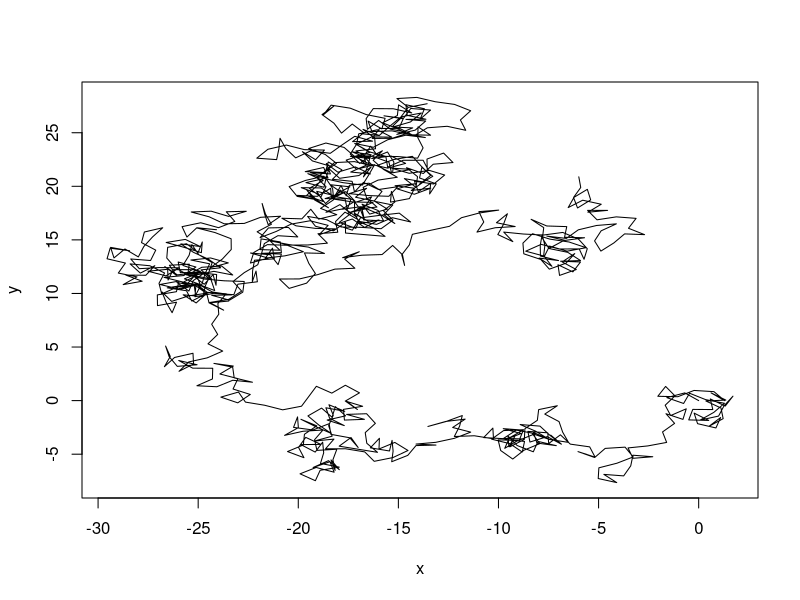
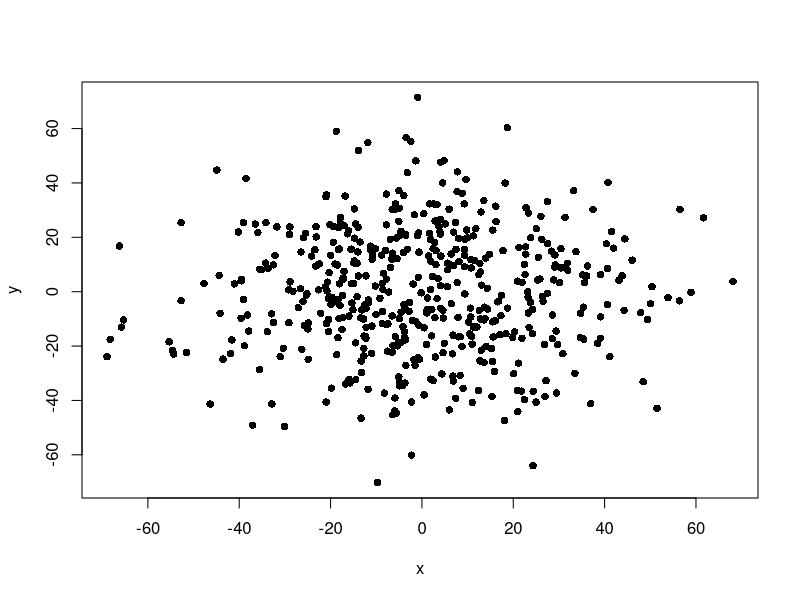
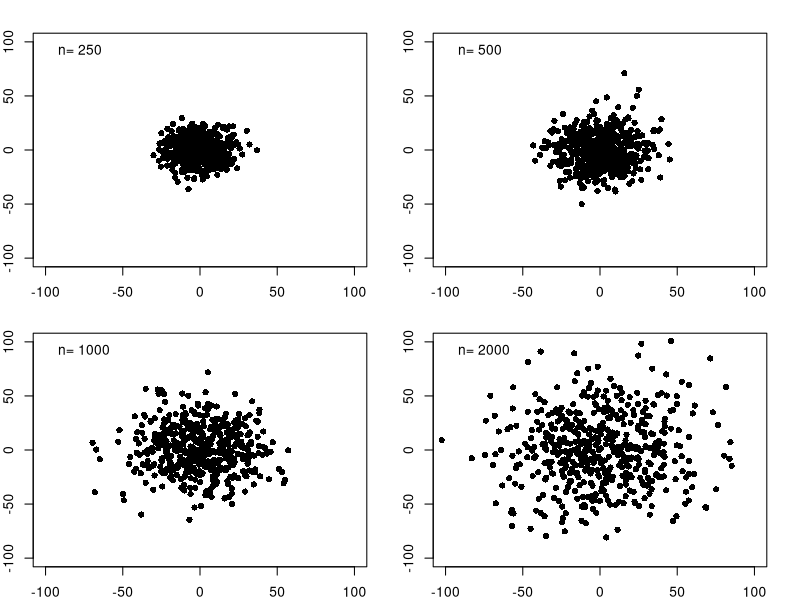
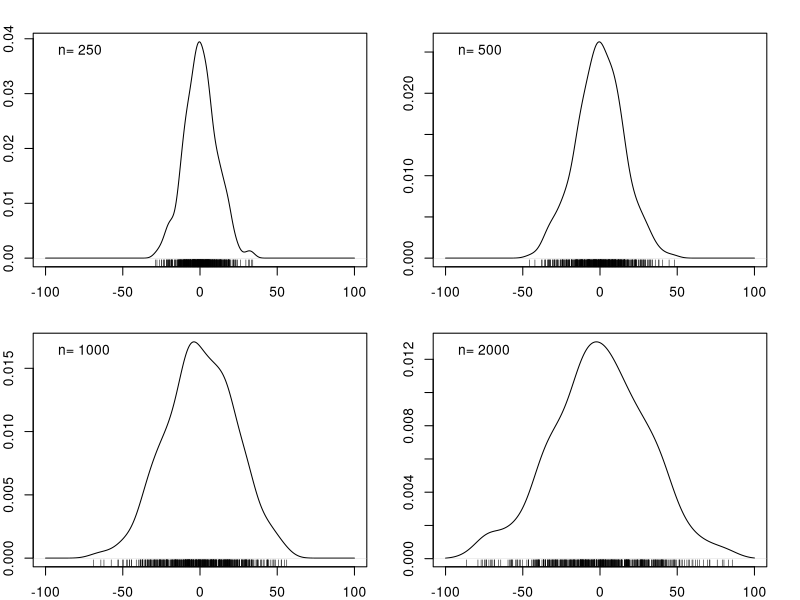
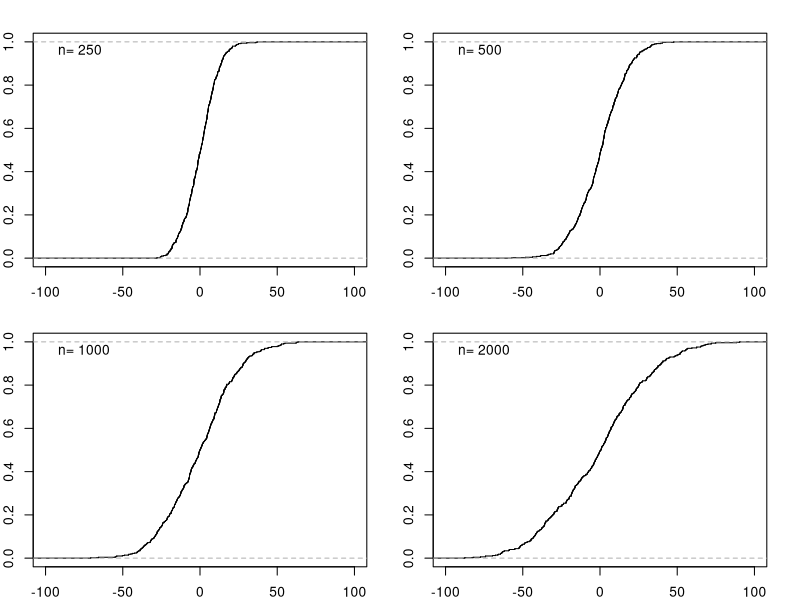
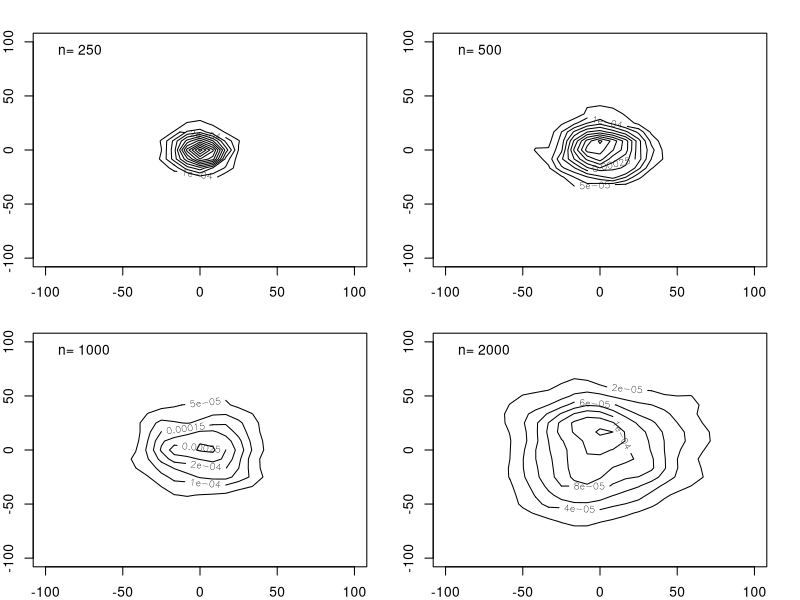
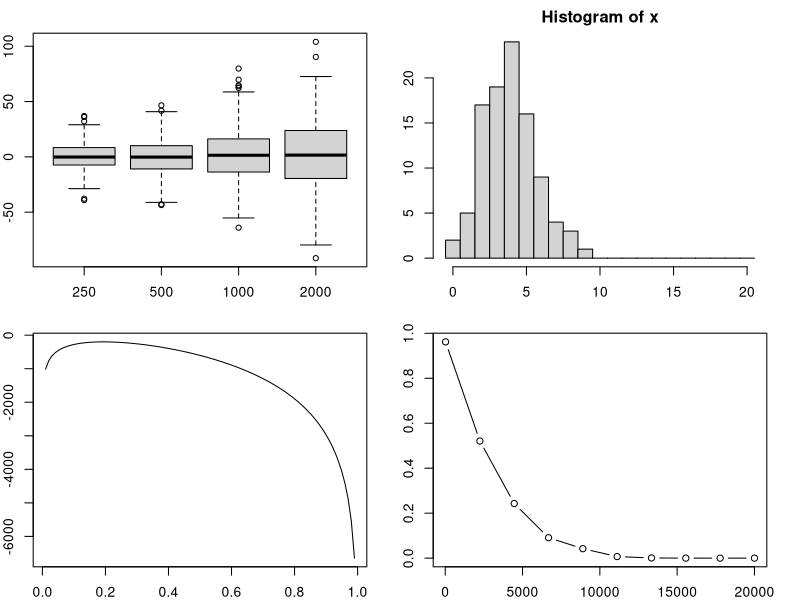
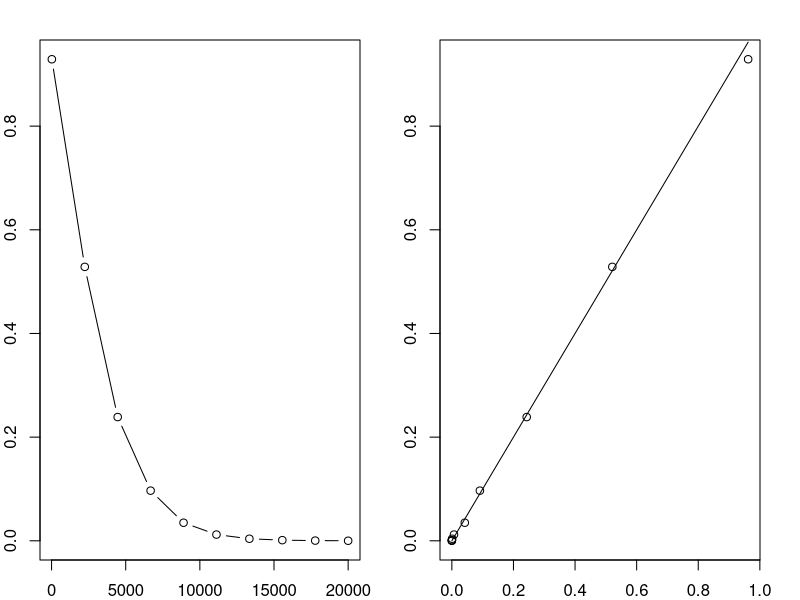

These figures' R source, in order:
## ---- chunk 1
solution <- FALSE
results <- FALSE
knitr::opts_chunk$set(echo=solution,include=results)
set.seed(1)
# to render:
# rmarkdown::render("~/Documents/Programming/R/geostats/quizzes/extra.Rmd")
# then parse into separate PDFs using parsextra.R
## ---- chunk 2
   # brownian motion for one particle:
   brown <- function(xy0=rep(0,2),n=1000){
      xy <- matrix(rep(xy0,n),ncol=2,byrow=TRUE)
      d <- runif(n,min=0,max=2*pi) # random directions
      for (i in 2:n){
         dx <- cos(d[i])
	 dy <- sin(d[i])
	 xy[i,1] <- xy[i-1,1] + dx
	 xy[i,2] <- xy[i-1,2] + dy
      }
      return(xy)
   }
   xy <- brown()
   plot(xy,type='l',xlab='x',ylab='y')
## ---- chunk 3
   n <- 1000
   N <- 500
   xyf <- matrix(NA,nrow=N,ncol=2)
   for (i in 1:N){
      xyf[i,] <- brown(n=n)[n,]
   }
   plot(xyf,type='p',pch=16,xlab='x',ylab='y')
## ---- chunk 4
   cloud <- function(n=1000,N=500,plot=TRUE,...){
      xyf <- matrix(NA,nrow=N,ncol=2)
      for (i in 1:N){
         xyf[i,] <- brown(n=n)[n,]
      }
      if (plot) plot(xyf,pch=16,xlab='x',ylab='y',...)
      invisible(xyf) # returns the values without printing them at the console
   }

   par(mfrow=c(2,2),mar=rep(2,4))
   lims <- c(-100,100)
   ns <- c(250,500,1000,2000)
   for (n in ns){
      cloud(n=n,xlim=lims,ylim=lims)
      legend('topleft',legend=paste('n=',n),bty='n')
   }
## ---- chunk 5
   par(mfrow=c(2,2),mar=rep(2,4))
   for (n in ns){
      xy <- cloud(n=n,plot=FALSE)
      d <- density(xy[,1],from=-100,to=100)
      plot(d,main='')
      rug(xy[,1])
      legend('topleft',legend=paste('n=',n),bty='n')
   }
   for (n in ns){
      xy <- cloud(n=n,plot=FALSE)
      d <- ecdf(xy[,1])
      plot(d,xlim=c(-100,100),main='',verticals=TRUE,pch=NA)
      legend('topleft',legend=paste('n=',n),bty='n')
   }
## ---- chunk 6
   par(mfrow=c(2,2),mar=rep(2,4))
   lims <- c(-100,100)
   for (n in ns){
      xy <- cloud(n=n,plot=FALSE)
      d2d <- MASS::kde2d(x=xy[,1],y=xy[,2],lims=rep(lims,2))
      contour(d2d,xlim=lims,ylim=lims)
      legend('topleft',legend=paste('n=',n),bty='n')
   }
## ---- chunk 7
   nn <- length(ns)
   tab <- data.frame(means=rep(0,nn),medians=rep(0,nn),sds=rep(0,nn),iqrs=rep(0,nn))
   for (i in 1:nn){
      x <- cloud(n=ns[i],plot=FALSE)[,1]
      tab[i,'means'] <- mean(x)
      tab[i,'medians'] <- median(x)
      tab[i,'sds'] <- sd(x)
      tab[i,'iqrs'] <- IQR(x)
   }
   tab
## ---- chunk 8
   dat <- list()
   for (i in 1:nn){
      dat[[i]] <- cloud(n=ns[i],plot=FALSE)[,1]
   }
   names(dat) <- ns
   boxplot(dat)
## ---- chunk 9
   len <- 8 # length of the password
   nupper <- 26 # A -> Z
   nlower <- 26 # a -> z
   ndigit <- 10 # 0 -> 9
   # total number of 8-character strings:
   N <- (nupper+nlower+ndigit)^len
   # remove all the passwords with no uppercase letter, lowercase letter, or digit:
   N <- N - (nlower+ndigit)^len - (nupper+ndigit)^len - (nlower+nupper)^len
   # But then you removed some passwords twice. You must add back all passwords with
   # no lowercase AND no uppercase, no lowercase AND no digit, or no uppercase AND no digit:
   N <- N + ndigit^len + nupper^len + nlower^len
   # hence the total number of passwords is
   print(N)
## ---- chunk 10
   set.seed(2) # to get reproducible results (comment out for truly random values)
   p <- runif(1)
   print(p)
## ---- chunk 11
   n <- 20
   r <- runif(n)
   print(sum(r<p))
## ---- chunk 12
   N <- 100
   m <- matrix(runif(n*N),nrow=N,ncol=n)
   x <- rowSums(m<p)
   h <- hist(x,breaks=seq(from=-0.5,to=20.5,by=1))
## ---- chunk 13
   phat <- 0.5 # example value
   d <- dbinom(x=x, size=n, prob=phat)
## ---- chunk 14
   d <- dbinom(x=x, size=n, prob=phat, log=TRUE)
   LL <- sum(d)
   print(LL)
## ---- chunk 15
   phat <- seq(from=0.01,to=0.99,by=0.01) # values of 0 and 1 don't work
   np <- length(phat)
   LL <- rep(0,np)
   for (i in 1:np){
   d <- dbinom(x=x, size=n, prob=phat[i], log=TRUE)
   LL[i] <- sum(d)
   }
   plot(phat,LL,type='l')
## ---- chunk 16
   i <- which.max(LL)
   message('phat=',phat[i],', p=',signif(p,2))
## ---- chunk 17
   n <- 20
   p <- 0.52
   r <- rbinom(n=1,size=n,prob=p)
## ---- chunk 18
   alpha <- 0.05
   p0 <- 0.5
   h <- binom.test(x=r,n=n,p=p0)
   message('The data ',ifelse(h$p.value<alpha,'fail','pass'),' the test')
## ---- chunk 19
   N <- 1000
   r <- rbinom(n=N,size=n,prob=p)
   npass <- 0
   for (i in 1:N){
      h <- binom.test(x=r[i],n=n,p=p0)
      if (h$p.value>alpha) npass <- npass + 1
   }
   npass/N
## ---- chunk 20
   # write a function to avoid duplicate code:
   btest <- function(n=20,N=1000,p=0.52,p0=0.5,alpha=0.05){
      r <- rbinom(n=N,size=n,prob=p)
      npass <- 0
      for (i in 1:N){
         h <- binom.test(x=r[i],n=n,p=p0)
      	 if (h$p.value>alpha) npass <- npass + 1
      }
      npass/N
   }

   # use the function
   btest(n=200,p=p)
## ---- chunk 21
   nt <- 10 # number of tests
   nn <- seq(from=20,to=20000,length.out=nt)
   pp <- rep(0,nt)
   for (i in 1:nt){
      pp[i] <- btest(n=nn[i],p=p)
   }
   plot(x=nn,y=pp,type='b',xlab='sample size',ylab='probability of type-2 error')
## ---- chunk 22
   type2 <- function(n=20,p=0.52,p0=0.5){
      # rejection region of a two-sided binomial test for p=0.5
      ll <- qbinom(p=0.025,size=n,prob=p0) # lower limit
      ul <- qbinom(p=0.975,size=n,prob=p0) # upper limit
      # compute the probabilities of erroneously accepted values
      return(pbinom(q=ul,size=n,prob=p)-pbinom(q=ll,size=n,prob=p))
   }

   pp2 <- rep(0,nt)
   for (i in 1:nt){
      pp2[i] <- type2(n=nn[i],p=p)
   }
   par(mfrow=c(1,2))
   plot(x=nn,y=pp2,type='b',xlab='sample size',ylab='probability of type-2 error')
   plot(x=pp,y=pp2,xlab='numerical',ylab='analytical')
   lines(range(pp),range(pp))
## ---- chunk 23
   # define a function to avoid future duplication of code:
   bci <- function(n=20,N=10,p=0.5){
      out <- matrix(0,nrow=3,ncol=N)
      rownames(out) <- c('r','ll','ul')
      out['r',] <- rbinom(n=N,size=n,prob=p)
      for (i in 1:N){
         h <- binom.test(out['r',i],n=n)
	 out[c('ll','ul'),i] <- h$conf.int
      }
      return(out)
   }

   # use the new function:
   rci <- bci(p=0.55)
   print(rci)
## ---- chunk 24
   plotrci <- function(rci,...){
      N <- ncol(rci)
      plot(1:N,rci['r',]/n,pch=16,ylim=c(0,1),bty='n',xlab='i',ylab='p',...)
      arrows(x0=1:N,y0=rci['ll',],y1=rci['ul',],length=0.1,angle=90,code=3)
   }
   plotrci(rci)
## ---- chunk 25
   # write function to avoid future duplication:
   bciexplorer <- function(n=20,N=10,p=0.5,p0=0.5){
      rci <- bci(n=n,N=N,p=p)
      overlap <- sum(p0>rci['ll',] & p0<rci['ul',])
      tit <- paste0(overlap,'/',N,' overlapping') # title
      plotrci(rci,main=tit)
      lines(x=1:N,y=rep(p0,N),lty=2)
   }

   # use the function:
   bciexplorer(n=20,N=10,p=0.55,p0=0.5)
## ---- chunk 26
   par(mfrow=c(1,2))
   bciexplorer(n=200,N=10,p=0.55,p0=0.5)
   bciexplorer(n=2000,N=10,p=0.55,p0=0.5)
## ---- chunk 27
   randgrid <- function(n=1000,m=0,M=500,bw=20){
      x <- runif(n,min=m,max=M)
      y <- runif(n,min=m,max=M)
      plot(x=x,y=y,pch=16)
      g <- seq(from=m,to=M,by=bw)
      ng <- length(g)
      matlines(x=rbind(rep(m,ng),rep(M,ng)),y=rbind(g,g),lty=3,col='black')
      matlines(x=rbind(g,g),y=rbind(rep(m,ng),rep(M,ng)),lty=3,col='black')
      xy <- cbind(x,y)
      invisible(xy)
   }
   randgrid()
## ---- chunk 28
   # this function solves the problem with a for-loop
   # this is not the fastest solution, but it is the easiest:
   bingrid <- function(xy,bw=20){
      breaks <- seq(from=0,to=100,by=bw)
      nbins <- length(breaks)-1
      counts <- rep(NA,nbins^2)
      for (i in 1:nbins){
         for (j in 1:nbins){
	    xinbin <- (xy[,1]>=breaks[i] & xy[,1]<breaks[i+1])
	    yinbin <- (xy[,2]>=breaks[j] & xy[,2]<breaks[j+1])
	    ii <- (i-1)*nbins + j
	    counts[ii] <- sum(xinbin & yinbin)
         }
      }
      hist(counts,breaks=max(counts)+1)
      invisible(counts)
   }
   bingrid(xy)
## ---- chunk 29
   par(mfcol=c(2,3))
   for (i in 1:3){
      counts <- bingrid(xy=randgrid())
      m <- mean(counts)
      v <- var(counts)
      message('mean=',signif(m,2),', var=',signif(v,2))
   }
## ---- chunk 30
   ell <- function(n=1,a=1,b=1,alpha=0){
      beta <- runif(n,min=0,max=2*pi) # random directions
      dx <- a*cos(alpha)*cos(beta) - b*sin(alpha)*sin(beta)
      dy <- a*sin(alpha)*cos(beta) + b*cos(alpha)*sin(beta)
      cbind(dx,dy)
   }

   # brownian motion for one particle:
   brown <- function(xy0=rep(0,2),n=1000,a=1,b=1,alpha=0){
      xy <- matrix(rep(xy0,n),ncol=2,byrow=TRUE)
      dxy <- ell(n=n,a=a,b=b,alpha=alpha)
      for (i in 2:n){
         xy[i,1] <- xy[i-1,1] + dxy[i,1]
         xy[i,2] <- xy[i-1,2] + dxy[i,2]
      }
      return(xy)
   }
   xy <- brown(a=2,b=0.5,alpha=pi/4)
   plot(xy,type='l',xlab='x',ylab='y',asp=1)

   n <- 1000
   N <- 500
   xyf <- matrix(NA,nrow=N,ncol=2)
   for (i in 1:N){
      xyf[i,] <- brown(n=n,a=2,b=0.5,alpha=pi/4)[n,]
   }
   plot(xyf,type='p',pch=16,xlab='x',ylab='y',asp=1)
## ---- chunk 31
   cloud <- function(n=1000,N=500,plot=TRUE,a=1,b=1,alpha=0,...){
      xyf <- matrix(NA,nrow=N,ncol=2)
      for (i in 1:N){
         xyf[i,] <- brown(n=n,a=a,b=b,alpha=alpha)[n,]
      }
      if (plot) plot(xyf,pch=16,xlab='x',ylab='y',...)
      invisible(xyf)
   }

   par(mfrow=c(2,2),mar=rep(2,4))
   lims <- c(-150,150)
   a <- c(1,2  ,2  ,2)
   b <- c(1,0.5,0.5,0.5)
   alpha <- c(0,pi/4,-pi/4,0)
   n <- 1000
   for (i in 1:4){
      cloud(n=n,xlim=lims,ylim=lims,a=a[i],b=b[i],alpha=alpha[i],asp=1)
      mtext(text=paste0('a=',a[i],', b=',b[i]),line=1)
      adeg <- signif(alpha[i]*180/pi,2)
      mtext(text=substitute(alpha~'='~a~degree,list(a=adeg)),line=0)
   }
## ---- chunk 32
   a <- c(1,2  ,2  ,2)
   b <- c(1,0.5,0.5,0.5)
   alpha <- c(0,pi/4,-pi/4,0)
   n <- 1000
   N <- 500
   xyf <- matrix(NA,nrow=N,ncol=2)
   for (i in 1:4){
      for (j in 1:N){
         xyf[j,] <- brown(n=n,a=a[i],b=b[i],alpha=alpha[i])[n,]
      }
      adeg <- alpha[i]*180/pi
      message('a=',a[i],', b=',b[i],', alpha=',signif(adeg,2),'deg')
      r <- cor(xyf[,1],xyf[,2])
      message('r[x,y]=',signif(r,2))
   }
